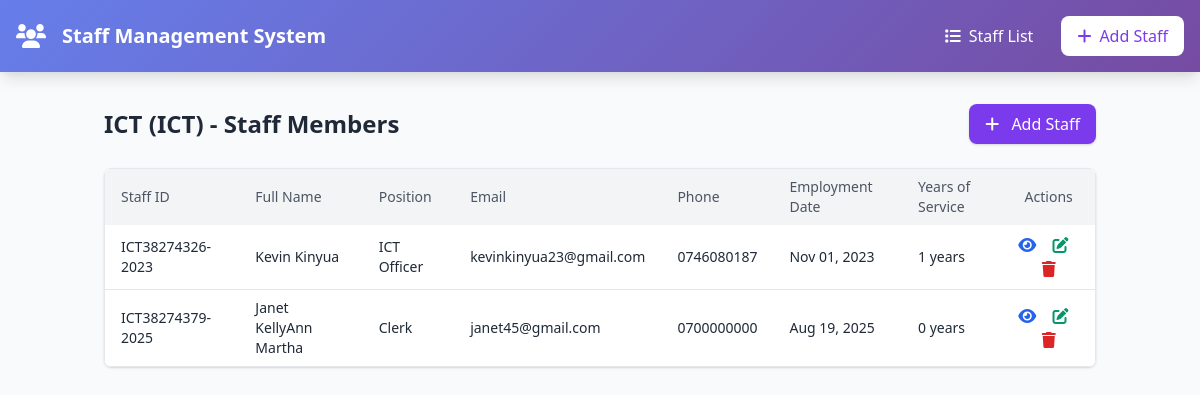
The page /department/1/ on the database as committed earlier.
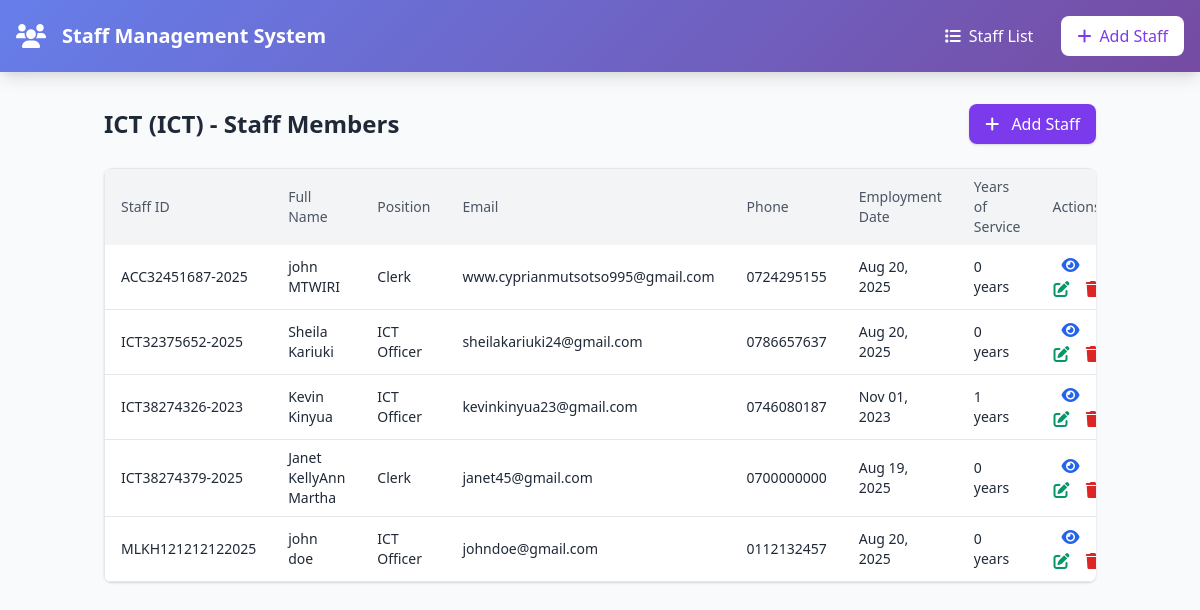
The same page on the database as committed later.
### core/models.py (models this page shows, shortened)
class Department(models.Model):
    name = models.CharField(max_length=100, unique=True, verbose_name=_("Department Name"))
    code = models.CharField(
        max_length=3,
        unique=True,
        validators=[RegexValidator(r'^[A-Z]{3}$', 'Code must be 3 uppercase letters')],
        verbose_name=_("Department Code")
    )
    description = models.TextField(blank=True, null=True, verbose_name=_("Description"))
    created_at = models.DateTimeField(auto_now_add=True)
    updated_at = models.DateTimeField(auto_now=True)
    class Meta:
        ordering = ['name']

class Staff(models.Model):
    GENDER_CHOICES = [
        ('M', 'Male'),
        ('F', 'Female'),
        ('O', 'Other'),
    ]
    EMPLOYMENT_STATUS_CHOICES = [
        ('ACTIVE', 'Active'),
        ('INACTIVE', 'Inactive'),
        ('TERMINATED', 'Terminated'),
        ('RETIRED', 'Retired'),
    ]
    first_name = models.CharField(max_length=50, verbose_name=_("First Name"))
    middle_name = models.CharField(max_length=50, blank=True, null=True, verbose_name=_("Middle Name"))
    last_name = models.CharField(max_length=50, verbose_name=_("Last Name"))
    email = models.EmailField(unique=True, verbose_name=_("Email"))
    phone = models.CharField(max_length=15, verbose_name=_("Phone Number"))
    gender = models.CharField(max_length=1, choices=GENDER_CHOICES, verbose_name=_("Gender"))
    date_of_birth = models.DateField(verbose_name=_("Date of Birth"))
    national_id = models.CharField(max_length=20, unique=True, verbose_name=_("National ID"))
    address = models.TextField(verbose_name=_("Address"))
    department = models.ForeignKey(Department, on_delete=models.CASCADE, related_name='staff_members', verbose_name=_("Department"))
    position = models.CharField(max_length=100, verbose_name=_("Position"))
    employment_date = models.DateField(verbose_name=_("Employment Date"))
    employment_status = models.CharField(
        max_length=20,
        choices=EMPLOYMENT_STATUS_CHOICES,
        default='ACTIVE',
        verbose_name=_("Employment Status")
    )
    salary = models.DecimalField(max_digits=10, decimal_places=2, blank=True, null=True, verbose_name=_("Salary"))
    emergency_contact_name = models.CharField(max_length=100, blank=True, null=True, verbose_name=_("Emergency Contact Name"))
    emergency_contact_phone = models.CharField(max_length=15, blank=True, null=True, verbose_name=_("Emergency Contact Phone"))
    emergency_contact_relationship = models.CharField(max_length=50, blank=True, null=True, verbose_name=_("Emergency Contact Relationship"))
    kra_pin = models.CharField(
        max_length=11,
        unique=True,
        blank=True,
        null=True,
        validators=[RegexValidator(r'^[A-Za-z][0-9]{9}[A-Za-z]$', 'KRA PIN must be 11 characters: 1 letter, 9 digits, 1 letter')],
        verbose_name=_("KRA PIN")
    )
    unique_id = models.CharField(max_length=30, unique=True, editable=False, verbose_name=_("Unique ID"))
    created_at = models.DateTimeField(auto_now_add=True)
    updated_at = models.DateTimeField(auto_now=True)
    @property
    def full_name(self):
        if self.middle_name:
            return f"{self.first_name} {self.middle_name} {self.last_name}"
        return f"{self.first_name} {self.last_name}"
    @property
    def years_of_service(self):
        current_date = timezone.now().date()
        years = current_date.year - self.employment_date.year
        if (current_date.month, current_date.day) < (self.employment_date.month, self.employment_date.day):
            years -= 1
        return max(0, years)  # Ensure non-negative years
    class Meta:
        ordering = ['unique_id']
        verbose_name_plural = "Staff"

### core/views.py (the view)
# urls.py: path('department/<int:dept_id>/', views.department_staff, name='department_staff'),
def department_staff(request, dept_id):
    department = get_object_or_404(Department, id=dept_id)
    staff_list = Staff.objects.filter(department=department)
    return render(request, 'department_staff.html', {
        'department': department,
        'staff_list': staff_list
    })

### templates/department_staff.html (shortened to what this page needs)
{% extends 'base.html' %}
{% block content %}
<div class="container mx-auto px-4 py-8">
    <div class="max-w-6xl mx-auto">
        <div class="flex justify-between items-center mb-6">
            <h2 class="text-2xl font-bold text-gray-800">
                {{ department.name }} ({{ department.code }}) - Staff Members
            </h2>
            <a href="{% url 'core:staff_create' %}" class="bg-purple-600 hover:bg-purple-700 text-white px-4 py-2 rounded-lg shadow">
                <i class="fas fa-plus mr-2"></i> Add Staff
            </a>
        </div>
        {% if not staff_list %}
            <div class="bg-yellow-100 border-l-4 border-yellow-500 text-yellow-700 p-4 rounded-lg">
                <p>No staff members have been added to this department yet.</p>
            </div>
        {% else %}
            <div class="overflow-x-auto bg-white rounded-lg shadow">
                <table class="min-w-full border border-gray-200">
                    <thead class="bg-gray-100">
                        <tr>
                            <th class="px-4 py-2 text-left text-sm font-medium text-gray-600">Staff ID</th>
                            <th class="px-4 py-2 text-left text-sm font-medium text-gray-600">Full Name</th>
                            <th class="px-4 py-2 text-left text-sm font-medium text-gray-600">Position</th>
                            <th class="px-4 py-2 text-left text-sm font-medium text-gray-600">Email</th>
                            <th class="px-4 py-2 text-left text-sm font-medium text-gray-600">Phone</th>
                            <th class="px-4 py-2 text-left text-sm font-medium text-gray-600">Employment Date</th>
                            <th class="px-4 py-2 text-left text-sm font-medium text-gray-600">Years of Service</th>
                            <th class="px-4 py-2 text-center text-sm font-medium text-gray-600">Actions</th>
                        </tr>
                    </thead>
                    <tbody class="divide-y divide-gray-200">
                        {% for staff in staff_list %}
                            <tr class="hover:bg-gray-50">
                                <td class="px-4 py-2 text-sm text-gray-800">{{ staff.unique_id }}</td>
                                <td class="px-4 py-2 text-sm text-gray-800">{{ staff.full_name }}</td>
                                <td class="px-4 py-2 text-sm text-gray-800">{{ staff.position }}</td>
                                <td class="px-4 py-2 text-sm text-gray-800">{{ staff.email }}</td>
                                <td class="px-4 py-2 text-sm text-gray-800">{{ staff.phone }}</td>
                                <td class="px-4 py-2 text-sm text-gray-800">{{ staff.employment_date|date:"M d, Y" }}</td>
                                <td class="px-4 py-2 text-sm text-gray-800">{{ staff.years_of_service }} years</td>
                                <td class="px-4 py-2 text-center">
                                    <a href="{% url 'core:staff_detail' staff.unique_id %}" class="text-blue-600 hover:text-blue-800 mr-3">
                                        <i class="fas fa-eye"></i>
                                    </a>
                                    <a href="{% url 'core:staff_update' staff.unique_id %}" class="text-green-600 hover:text-green-800 mr-3">
                                        <i class="fas fa-edit"></i>
                                    </a>
                                    <a href="#" class="text-red-600 hover:text-red-800" onclick="return confirmDelete('{{ staff.unique_id }}', '{{ staff.full_name }}')">
                                        <i class="fas fa-trash"></i>
                                    </a>
                                </td>
                            </tr>
                        {% endfor %}
                    </tbody>
                </table>
            </div>
        {% endif %}
    </div>
</div>
{% endblock %}

### templates/base.html (shortened to what this page needs)
<!DOCTYPE html>
<html lang="en">
<head>
    <link href="https://cdnjs.cloudflare.com/ajax/libs/tailwindcss/2.2.19/tailwind.min.css" rel="stylesheet">
    <link href="https://cdnjs.cloudflare.com/ajax/libs/font-awesome/6.0.0/css/all.min.css" rel="stylesheet">
</head>
<body class="bg-gray-50 min-h-screen">
    <nav class="gradient-bg shadow-lg">
        <div class="max-w-7xl mx-auto px-4">
            <div class="flex justify-between items-center py-4">
                <div class="flex items-center space-x-4">
                    <i class="fas fa-users text-white text-2xl"></i>
                    <h1 class="text-white text-xl font-bold">Staff Management System</h1>
                </div>
                <div class="flex items-center space-x-4">
                    <a href="{% url 'core:staff_list' %}" class="text-white hover:text-gray-200 px-3 py-2 rounded transition duration-200">
                        <i class="fas fa-list mr-2"></i>Staff List
                    </a>
                    <a href="{% url 'core:staff_create' %}" class="bg-white text-purple-600 px-4 py-2 rounded-lg hover:bg-gray-100 transition duration-200">
                        <i class="fas fa-plus mr-2"></i>Add Staff
                    </a>
                </div>
            </div>
        </div>
    </nav>
    <main>
        {% block content %}
        {% endblock %}
    </main>
</body>
</html>

### templates/base.html (style rules this page uses)
.gradient-bg { background: linear-gradient(135deg, #667eea 0%, #764ba2 100%); }

Rows that differ between the two databases and show on the page:
added Staff: unique_id "ACC32451687-2025", full_name "john MTWIRI", position "Clerk", email "www.cyprianmutsotso995@gmail.com", phone "0724295155", employment_date "Aug 20, 2025", years_of_service "0"
added Staff: unique_id "ICT32375652-2025", full_name "Sheila Kariuki", position "ICT Officer", email "sheilakariuki24@gmail.com", phone "0786657637", employment_date "Aug 20, 2025", years_of_service "0"
added Staff: unique_id "MLKH121212122025", full_name "john doe", position "ICT Officer", email "johndoe@gmail.com", phone "0112132457", employment_date "Aug 20, 2025", years_of_service "0"
